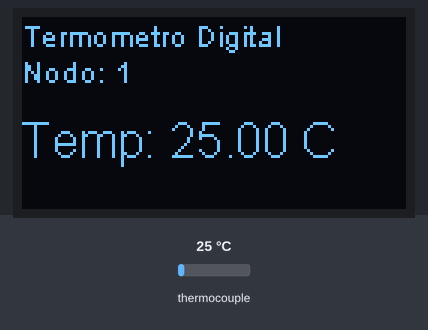
The sketch below on a simulated ESP32. Shown: 128×64 one-colour display. The test bench sets the inputs (shaded band); at power-on: thermocouple 25 °C. WiFi joins after 1.5 s; servers stay silent unless stated; uploads are accepted with an empty reply; what the sketch prints to the serial monitor is not drawn.

Above: at 5.7 s.
5.8 s: thermocouple set to 6 °C
At 20.8 s:
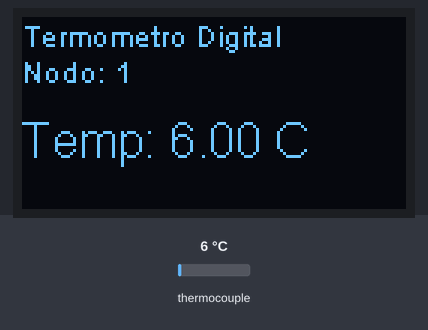
Timing chart, 0 to 22.3 s (numbered marks = the images above; inputs shaded):
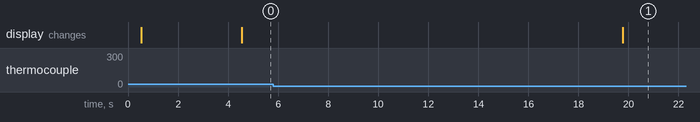

The sketch:

termoyoledconwifi.ino
```cpp
#include <max6675.h>
#include <Wire.h>
#include "SSD1306Wire.h"
#include <WiFi.h>
#include <HTTPClient.h>

const char* ssid = "redcasaA2"; // Cambiado a tu SSID
const char* password = "nicaragua7001"; // Cambiado a tu contraseña
const char* serverAddress = "http://192.168.0.124:8000/en_vivo/"; // Tu dirección IP y ruta

const int CLK_PIN = 18;
const int CS_PIN = 5;
const int MISO_PIN = 19;

MAX6675 thermocouple(CLK_PIN, CS_PIN, MISO_PIN);

#define SCREEN_WIDTH 128
#define SCREEN_HEIGHT 64
#define OLED_RESET -1
SSD1306Wire display(0x3C, SDA, SCL);

int nodo = 1; // Define el número de nodo
double temperatura = 0.0; // Variable para guardar la temperatura

void setup() {
  Serial.begin(9600);

  Serial.println("MAX6675 test");
  // wait for MAX chip to stabilize
  delay(500);

  if(!display.init()) {
    Serial.println(F("Error con la pantalla"));
    for(;;);
  }

  display.display();
  delay(2000);
  display.clear();

  WiFi.begin(ssid, password);

  while (WiFi.status() != WL_CONNECTED) {
    delay(1000);
    Serial.println("Conectando a WiFi...");
  }

  Serial.println("Conectado a WiFi");
}

void loop() {
  if (WiFi.status() == WL_CONNECTED) {
    display.clear();
    display.setTextAlignment(TEXT_ALIGN_LEFT);
    display.setFont(ArialMT_Plain_10);
    display.drawString(0, 0, "Termometro Digital");

    // Mostrar número de nodo
    display.setFont(ArialMT_Plain_10);
    display.drawString(0, 12, "Nodo: " + String(nodo));

    // Leer la temperatura del MAX6675
    temperatura = thermocouple.readCelsius();

    display.setFont(ArialMT_Plain_16);
    display.drawString(0, 32, "Temp: " + String(temperatura) + " C");

    display.display();

    // Envío de datos por el puerto serial
    Serial.print("Nodo: ");
    Serial.print(nodo);
    Serial.print(", Temperatura (desde variable): ");
    Serial.print(temperatura);
    Serial.println(" C");

    // Enviar datos a Django
    HTTPClient http;
    http.begin(serverAddress);
    http.addHeader("Content-Type", "application/x-www-form-urlencoded");

    String postData = "nodo=" + String(nodo) + "&temperatura=" + String(temperatura);
    int httpResponseCode = http.POST(postData);

    if (httpResponseCode == 200) {
      Serial.println("Datos enviados exitosamente a Django.");
    } else {
      Serial.print("Error al enviar datos a Django. Código de estado: ");
      Serial.println(httpResponseCode);
    }

    http.end();

    delay(15000); // Esperar 15 segundos antes de la siguiente lectura
  }
}
```

Measured:
- after the input at 5.8 s, the display: changes after 14.0 s (image 1)
